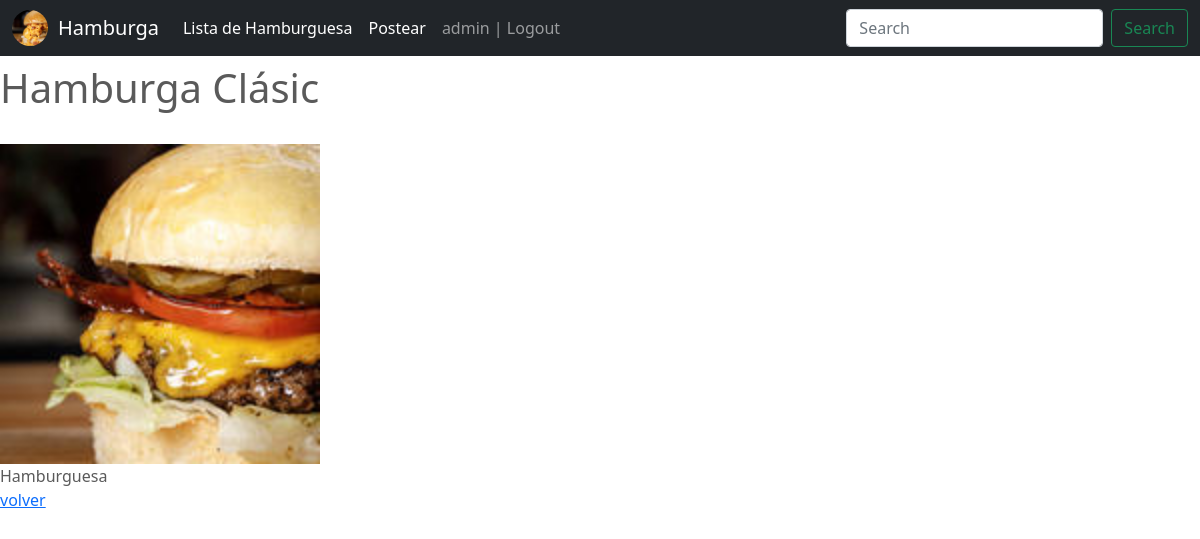
Page /post/1/detalle (signed in) on the committed database.
### Hamgurga/models.py (models this page shows, shortened)
class Profile(models.Model):
    user = models.OneToOneField(to=User, on_delete=models.CASCADE, related_name="profile")
    instagram = models.CharField(max_length=100)
    imagen = models.ImageField(upload_to="profiles", null=True, blank=True)

class Post(models.Model):
    carousel_caption_title = models.CharField(max_length=30)
    carousel_caption_description =  models.CharField(max_length=80)
    heading = models.CharField(max_length=15)
    description = models.CharField(max_length=120)
    publisher = models.ForeignKey(to=User, on_delete=models.CASCADE, related_name="publisher")
    imagen = models.ImageField(upload_to="posts", null=True, blank=True)

### Hamgurga/views.py (the view)
# urls.py: path('post/<pk>/detalle',PostDetail.as_view(), name="Post-Detail"),
class PostDetail(DetailView):
    model = Post

### Hamgurga/templates/Hamgurga/post_detail.html
{% extends "Hamgurga/base.html"%}
{% block main %}
<p>
    <h1>{{object.heading}}</h1>
    <br>
    <img src="{{ object.imagen.url }}" width="320px" height="100%">
    <br>
    {{object.description}}
    <br>
    <a href="{% url 'Post-List' %}"> volver</a>
</p>
{% endblock %}

### Hamgurga/templates/Hamgurga/base.html (shortened to what this page needs)
<!DOCTYPE html>
<html lang="en">
  <head>
    {% load static %}
<link href="{% static 'Hamgurga/css/bootstrap.min.css' %}" rel="stylesheet">
    <link href="{% static 'Hamgurga/css/carousel.css' %}" rel="stylesheet">
  </head>
  <body>
<header>
  <nav class="navbar navbar-expand-md navbar-dark fixed-top bg-dark">
    <div class="container-fluid">
        {% if user.profile.imagen %}
        <a href="{% url 'Profile' user.profile.id %}">
        <img src="{{user.profile.imagen.url}}" height="100%" width="36px" style="border-radius: 50%; margin-right:10px">
        </a>
        {% endif %}
      <a class="navbar-brand" href="{% url 'index' %}">Hamburga</a>
      <div class="collapse navbar-collapse" id="navbarCollapse">
        <ul class="navbar-nav me-auto mb-2 mb-md-0">
          <li class="nav-item">
            <a class="nav-link active" aria-current="page" href="{% url 'Post-List' %}">Lista de Hamburguesa</a>
          </li>
          {% if user.is_authenticated %}
          <li class="nav-item">
            <a class="nav-link active" aria-current="page" href="{% url 'Post-Create' %}">Postear</a>
          </li>
          <li class="nav-item">
            <a class="nav-link" href="{% url 'Logout' %}"> {{user.username}} | Logout</a>
          </li>
        {% endif %}
        </ul>
        <form class="d-flex">
          <input class="form-control me-2" type="search" placeholder="Search" aria-label="Search">
          <button class="btn btn-outline-success" type="submit">Search</button>
        </form>
      </div>
    </div>
  </nav>
</header>
{% block main %}
{% endblock %}
</body></html>

### Hamgurga/static/Hamgurga/css/carousel.css (style rules this page uses)
body { padding-top: 3rem; padding-bottom: 3rem; color: #5a5a5a; }

### rows in the picture
Post: heading "Hamburga Clásic", imagen (picture), description "Hamburguesa"

### other values in the picture
{{ user.username }} "admin"
